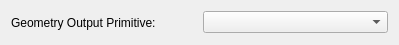
<?xml version="1.0" encoding="UTF-8"?>
<ui version="4.0">
 <class>OutputPrimitiveDialog</class>
 <widget class="QDialog" name="OutputPrimitiveDialog">
  <property name="geometry">
   <rect>
    <x>0</x>
    <y>0</y>
    <width>399</width>
    <height>45</height>
   </rect>
  </property>
  <property name="windowTitle">
   <string>Dialog</string>
  </property>
  <layout class="QHBoxLayout" name="horizontalLayout">
   <item>
    <widget class="QLabel" name="label">
     <property name="text">
      <string>Geometry Output Primitive:</string>
     </property>
    </widget>
   </item>
   <item>
    <widget class="QComboBox" name="comboBox"/>
   </item>
  </layout>
 </widget>
 <resources/>
 <connections/>
</ui>
